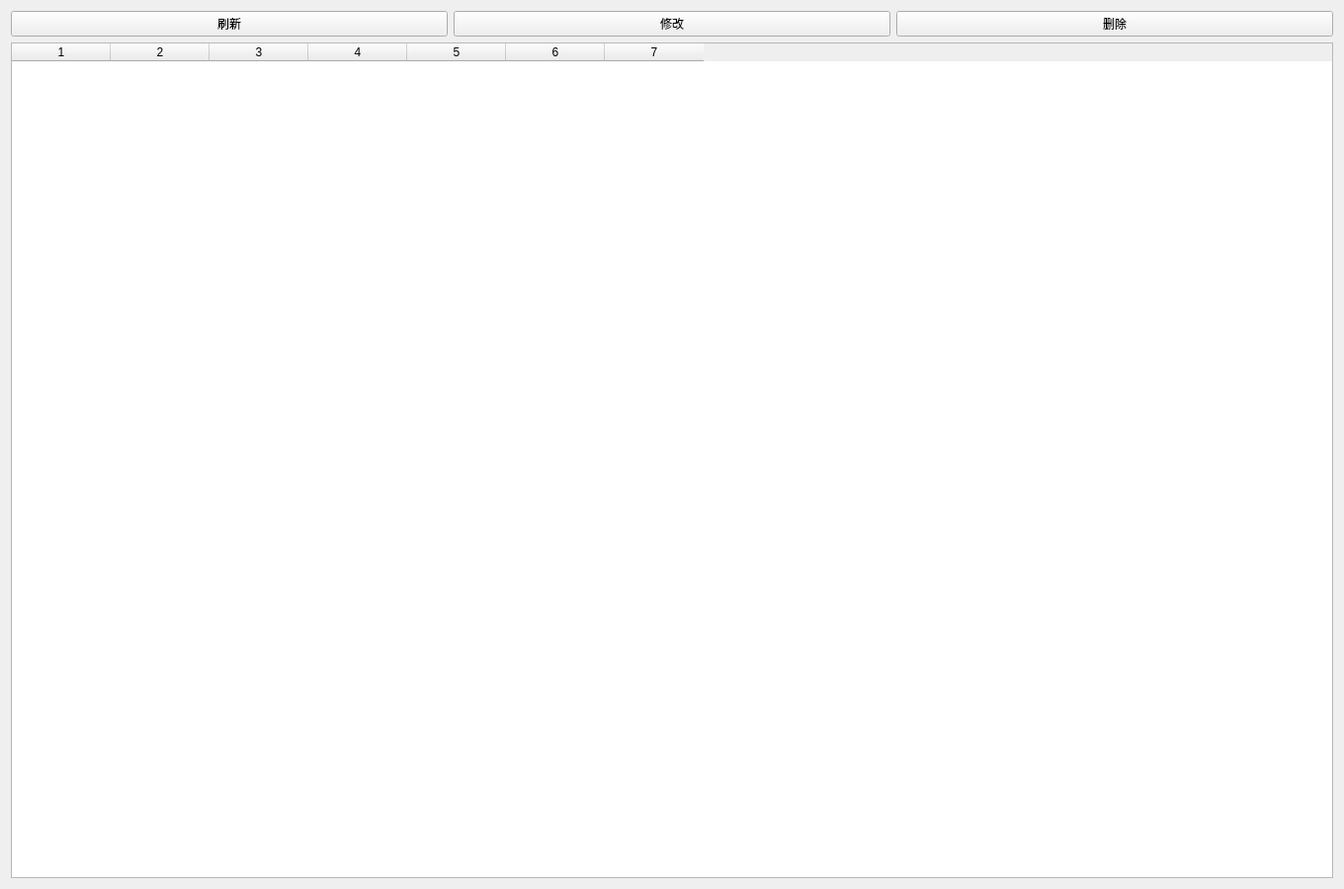
<?xml version="1.0" encoding="UTF-8"?>
<ui version="4.0">
 <class>OwnerModify</class>
 <widget class="QWidget" name="OwnerModify">
  <property name="geometry">
   <rect>
    <x>0</x>
    <y>0</y>
    <width>1360</width>
    <height>900</height>
   </rect>
  </property>
  <property name="windowTitle">
   <string>业主信息管理</string>
  </property>
  <layout class="QGridLayout" name="gridLayout">
   <item row="0" column="0">
    <layout class="QHBoxLayout" name="horizontalLayout">
     <item>
      <widget class="QPushButton" name="refreshButton">
       <property name="text">
        <string>刷新</string>
       </property>
      </widget>
     </item>
     <item>
      <widget class="QPushButton" name="modifyButton">
       <property name="text">
        <string>修改</string>
       </property>
      </widget>
     </item>
     <item>
      <widget class="QPushButton" name="deleteButton">
       <property name="text">
        <string>删除</string>
       </property>
      </widget>
     </item>
    </layout>
   </item>
   <item row="1" column="0">
    <widget class="QTableWidget" name="tableWidget">
     <property name="columnCount">
      <number>7</number>
     </property>
     <column/>
     <column/>
     <column/>
     <column/>
     <column/>
     <column/>
     <column/>
    </widget>
   </item>
  </layout>
 </widget>
 <resources/>
 <connections/>
</ui>
